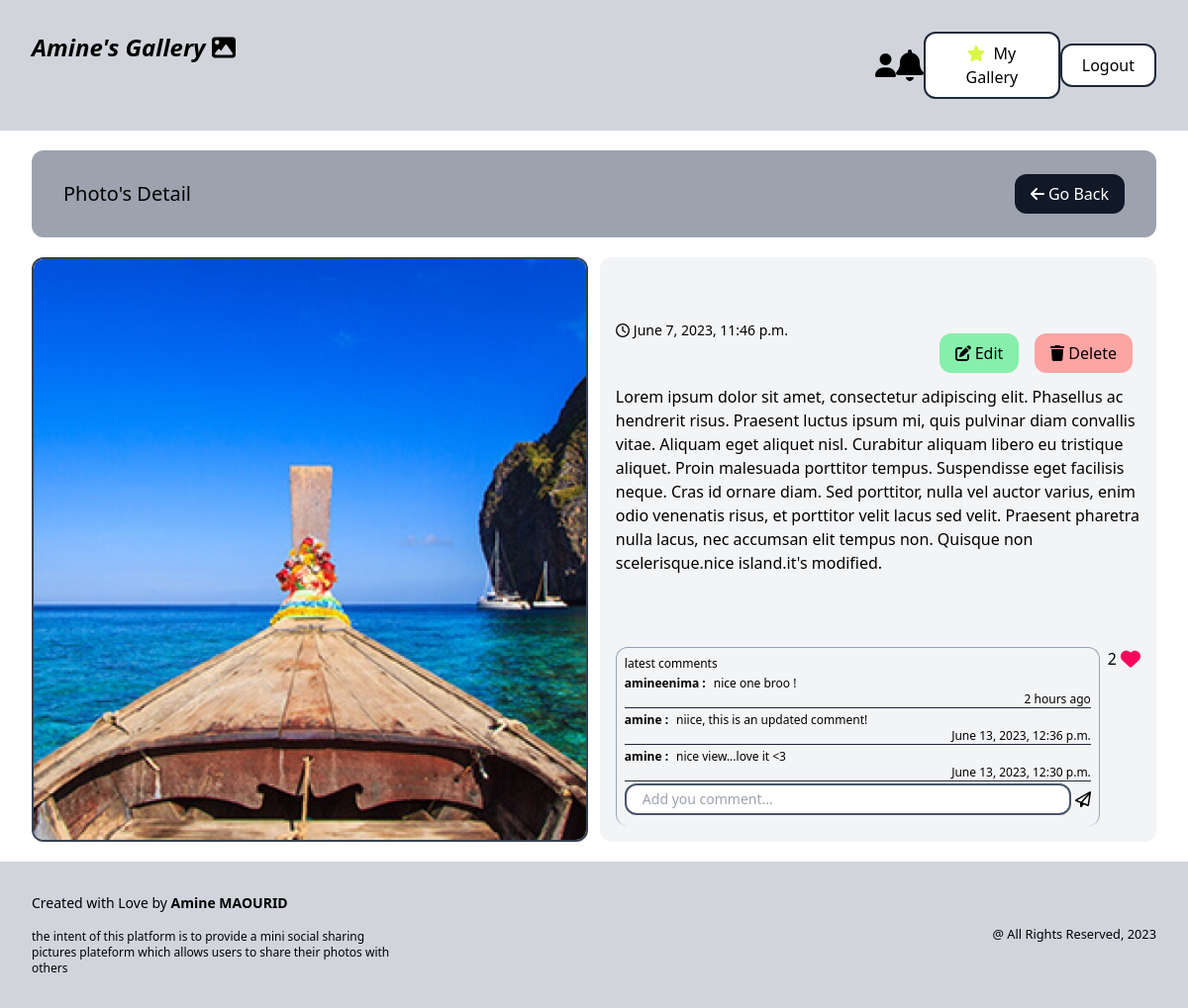
The app's page /gallery/4/ (signed in) with its own data.
### photoshare/models.py (models this page shows, shortened)
class Photo(models.Model) :
    description = models.TextField(max_length=500, null=False, blank=False)
    category = models.ForeignKey(Category, related_name="photos", on_delete=models.SET_NULL, null=True)
    image = models.ImageField(null=False, blank=False)
    created_at = models.DateTimeField(auto_now_add=True)
    created_by = models.ForeignKey(User, related_name="photos", on_delete=models.CASCADE)
    number_of_likes = models.IntegerField(null=False, default=0)

### likes/models.py (models this page shows, shortened)
class Comment(models.Model) :
    class Meta :
        ordering = ('-created_at',)
    comment_text = models.CharField(max_length=400, blank=False, null=False)
    photo = models.ForeignKey(Photo, related_name='comments', on_delete=models.CASCADE)
    is_hidden = models.BooleanField(default=False)
    created_by = models.ForeignKey(User, related_name='comments', on_delete=models.CASCADE)
    created_at = models.DateTimeField(auto_now_add=True)
    @admin.display(
            boolean=False,
            ordering="-created_at",
            description="published since"
    )
    def get_when_created(self):
        time_now = timezone.now()
        if time_now - datetime.timedelta(days=1) <= self.created_at <= time_now:
            if time_now - datetime.timedelta(hours=1) <= self.created_at:
                difference = time_now - self.created_at
                difference_in_seconds = difference.total_seconds()
                difference_in_minutes = int(difference_in_seconds // 60)
                if difference_in_minutes == 0:
                    seconds = int(difference_in_seconds % 60)
                    return f"{seconds} seconds ago"
                return f"{difference_in_minutes} minutes ago"
            else:
                difference = time_now - self.created_at
                difference_in_seconds = difference.total_seconds()
                hours = int(difference_in_seconds // 3600)
                if hours == 1:
                    return f"1 hour ago"
                return f"{hours} hours ago"
        elif time_now - datetime.timedelta(days=2) <= self.created_at <= time_now - datetime.timedelta(days=1):
            return "yesterday"
        else:
            return self.created_at

### photoshare/views.py (the view)
# urls.py: path('<str:pk>/', views.viewPhoto, name='detail_photo'),
@login_required
def viewPhoto(request, pk) :
    photo = get_object_or_404(Photo, pk=pk)
    comment_create_form = CommentCreateForm()
    likes_for_photo = Like.objects.filter(photo=photo, created_by = request.user)
    user_likes_photo = False
    if likes_for_photo.exists() :
        user_likes_photo = True
    return render(request, 'photoshare/photo.html', {'photo' : photo, 'is_user_likes' : user_likes_photo, 'form' : comment_create_form })

### likes/forms.py
class CommentCreateForm(forms.ModelForm) :
    class Meta :
        model = Comment
        fields = ('comment_text',)
    comment_text = forms.CharField(widget=forms.TextInput(attrs={
        'placeholder' : 'Add you comment...',
        'class' : 'w-full py-1 text-sm pl-4 border border-2 border-slate-600 rounded-xl'
    }))

### photoshare/templates/photoshare/photo.html (shortened to what this page needs)
{% extends 'photoshare/base.html' %}
{% block content %}
<div class="flex flex-col h-full">
    <div class="flex justify-between py-6 px-8 bg-gray-400 rounded-xl mb-5 items-center col-span-3">
        <h3 class="text-xl">
           {% block header_title %} Photo's Detail {% endblock %}
        </h3>
        <button class="py-2 px-4 bg-gray-900 text-white hover:bg-gray-700 rounded-xl">
            <a href="{% url 'gallery' %}">
                <i class="fa-solid fa-arrow-left mr-1"></i>Go Back
            </a>
        </button>
    </div>
    <div class="flex h-5/6">
        <div class="w-1/2 mr-3 border-2 border-gray-700 rounded-xl overflow-clip">
            <img class="object-cover h-full w-full" src="{{ photo.image.url }}" alt="{{ photo.description }}">
        </div>
        {% block buttons_section %}
        <div class="w-1/2 pt-8 pb-4 px-4 bg-gray-100 rounded-xl flex flex-col justify-between">
            <div class="flex flex-col space-y-3 h-full">
                <div class="flex justify-between h-1/6 items-center">
                    <p class="text-sm h-fit">
                        <i class="fa-regular fa-clock mr-1"></i>{{ photo.created_at }}
                    </p>
                    <div class="flex self-end">
                        {% if request.user == photo.created_by or request.user.is_superuser  %}
                        <button class="py-2 px-4 bg-green-300 mx-2 rounded-xl hover:bg-green-400 hover:text-white">
                            <a href="{% url 'edit' photo.id %}" class="flex items-center">
                                <i class="fa-solid fa-pen-to-square mr-1"></i>Edit
                            </a>
                        </button>
                        <button class="py-2 px-4 bg-red-300 mx-2 rounded-xl hover:bg-red-400 hover:text-white">
                            <a href="{% url 'delete' photo.id %}">
                                <i class="fa-solid fa-trash mr-1"></i>Delete
                            </a>
                        </button>
                        {% endif %}
                    </div>
                </div>
                <p class="overflow-y-auto h-1/2">
                    {{ photo.description }}
                </p>
                <div class="flex h-1/3 justify-between space-x-2 w-full">
                    <div class="w-full flex flex-col h-full border-t border-x border-slate-400 rounded-xl p-2">
                        <p class="text-xs h-fit mb-1">latest comments</p>
                        <div class="h-full flex flex-col">
                            <div class="h-2/3 flex flex-col space-y-1 overflow-y-auto">
                                {% if photo.comments.all %}
                                    {% for comment in photo.comments.all %}
                                        {% if comment.is_hidden == False %}
                                        <div class="flex flex-col w-full h-fit border-b border-gray-800">
                                            <div class="flex items-center">
                                                <p class="font-bold text-xs">{{ comment.created_by.username }} :</p>
                                                <p class="text-xs pl-2"> {{ comment.comment_text }}</p>
                                            </div>
                                            <p class="text-xs self-end">{{ comment.get_when_created }}</p>
                                        </div>
                                        {% endif %}
                                    {% endfor %}
                                {% else %}
                                        <div class="m-auto">No comments for the moments</div>
                                {% endif %}
                            </div>
                            {% include 'likes/add_comment.html' with photo=photo form=form %}
                        </div>
                    </div>
                    <div class="flex h-fit w-fit">
                        {% include 'likes/add_like.html' with user_likes=is_user_likes nb_likes=photo.number_of_likes %}
                    </div>
                </div>
            </div>
        </div>
        {% endblock %}
    </div>
</div>
{% endblock %}

### records on screen
Photo: image (picture), created_at "June 7, 2023, 11:46 p.m.", description "Lorem ipsum dolor sit amet, consectetur adipiscing elit. Phasellus ac hendrerit risus. Praesent luctus ipsum mi, quis pulvinar diam convallis vitae. Aliquam eget aliquet nisl. Curabitur aliquam libero eu tristique aliquet. Proin malesuada porttitor tempus. Suspendisse eget facilisis neque. Cras id ornare diam. Sed porttitor, nulla vel auctor varius, enim odio venenatis risus, et porttitor velit lacus sed velit. Praesent pharetra nulla lacus, nec accumsan elit tempus non. Quisque non scelerisque.nice island.it's modified."
Comment: created_by.username "amineenima", comment_text "nice one broo !", get_when_created "2 hours ago"
Comment: created_by.username "amine", comment_text "niice, this is an updated comment!", get_when_created "June 13, 2023, 12:36 p.m."
Comment: created_by.username "amine", comment_text "nice view...love it <3", get_when_created "June 13, 2023, 12:30 p.m."

### other values on screen
{{ nb_likes }} "2"
